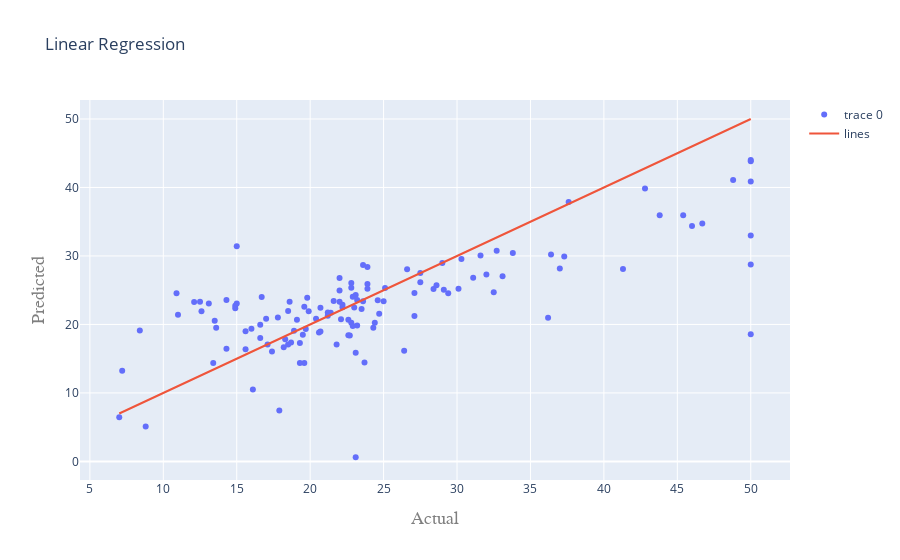

Notebook code cell kept with this figure:
### Code cell
draw_graph(lr_predictions,'Linear Regression')
